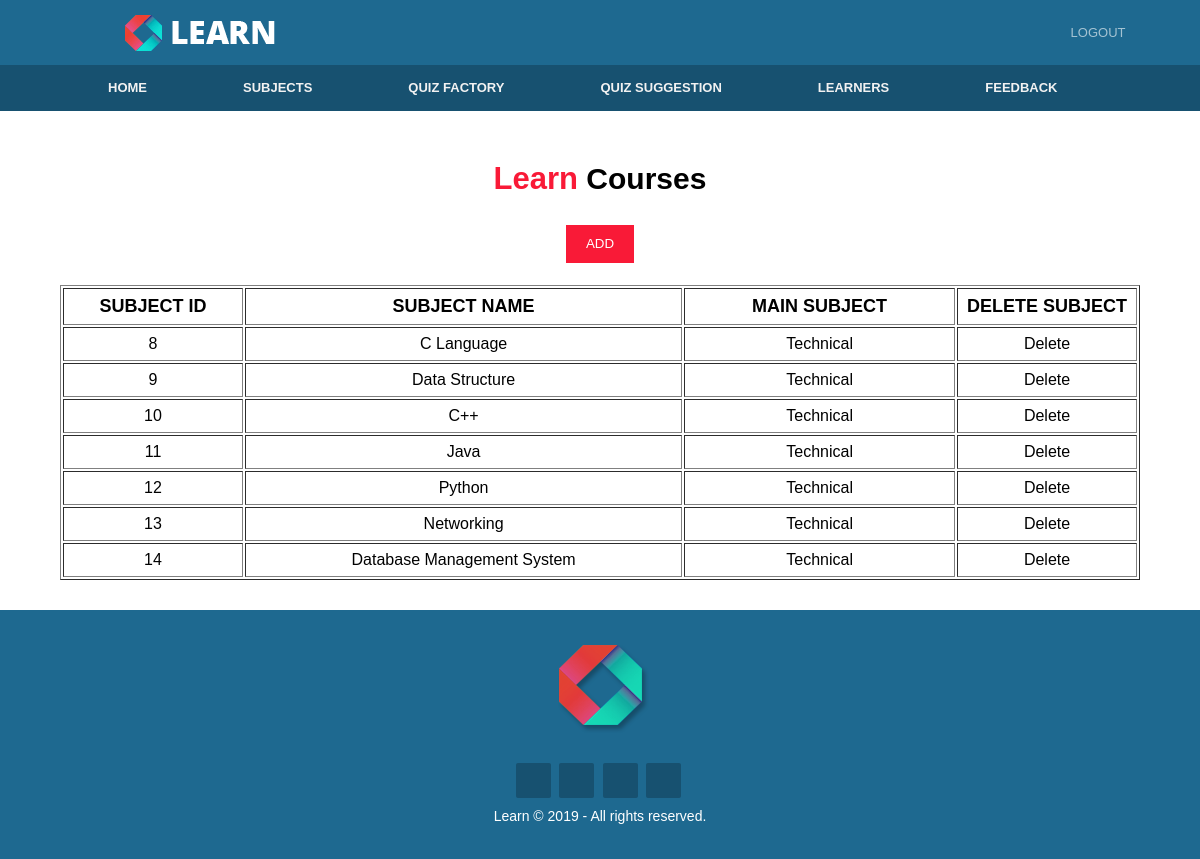
The page /admin/addsub.php?sub_id=4 (signed in) on the database its author committed.
### tables this page shows
CREATE TABLE `sub_subject` (
  `id` int(11) NOT NULL,
  `sub_id` int(11) NOT NULL,
  `name` varchar(30) NOT NULL
);

CREATE TABLE `subject` (
  `sub_id` int(11) NOT NULL,
  `name` varchar(100) NOT NULL
);

### admin/addsub.php (the view, shortened to what this page needs)
<?php
  	include_once("header.php");
  	include_once("config.php");
  	if(!isset($_SESSION['admin']))
  	{
  		header("location:login.php");
  	}
  	else
  	{
  		$qry="select s.id,s.name,ss.name as subname from sub_subject s JOIN subject ss on s.sub_id=ss.sub_id where s.sub_id = ".$_GET['sub_id'];
  		$result=mysqli_query($conn,$qry);
  		if(mysqli_num_rows($result)>0)
  		{
?>
<section class="datatable">
<div class="container">
    <h1><span class="highlight">Learn</span> Courses</h1><br>
    <button type="submit" class="button1" onclick="openForm()">ADD</button><br/><br/>
    <table border="1"width="100%">
    	<tr>
    		<th width="180px">SUBJECT ID</th>
    		<th>SUBJECT NAME</th>
    		<th>MAIN SUBJECT</th>
    		<th>DELETE SUBJECT</th>
    		</tr>
    	<?php
    		while($row=mysqli_fetch_assoc($result))
    		{
    	?>
    	<tr>
    		<td><?php echo $row['id'] ?></td>
    		<td><?php echo $row['name'] ?></td>
    		<td><?php echo $row['subname'] ?></td>
    		<td width="180px">
            <a href="deletesub.php?id=<?php echo $row['id'];?>" onClick="return confirm('Do you want to Delete Y/N')">Delete</a></td>
    	</tr>
    	<?php
    		}
		}
		else
	    {
	    	echo "<script>alert('Can not Load Subjects')</script>";
	    }
	}?>
    </table>
</div>
</section>
<?php
  include_once("footer.php");
?>

### css/style.css (style rules this page uses)
* { box-sizing: border-box; margin: 0; padding: 0; }
body { font-family: Arial, Helvetica, sans-serif; font-size: 15px; line-height: 1.5; }
.container { width: 90%; margin: auto; overflow: hidden; }
.button1 { height: 38px; background: #f91a37; border: none; padding-left: 20px; padding-right: 20px; color: #ffffff; }
h1 .highlight { font-size: 31px; color: #f91a37; font-weight: bold; }
h1 { font-size: 30px; text-align: center; margin-top: 15px; }
.datatable { margin-top: 30px; padding-bottom: 30px; text-align: center; }
.datatable h1 { text-align: center; }
table tr th { border-collapse: collapse; padding: 4px; font-size: 18px; }
table tr td { text-align: center; padding: 4px; font-size: 16px; }
table tr td a { color: black; text-decoration-line: none; }

### rows shown on the page
sub_subject: id "8", name "C Language", sub.name "Technical"
sub_subject: id "9", name "Data Structure", sub.name "Technical"
sub_subject: id "10", name "C++", sub.name "Technical"
sub_subject: id "11", name "Java", sub.name "Technical"
sub_subject: id "12", name "Python", sub.name "Technical"
sub_subject: id "13", name "Networking", sub.name "Technical"
sub_subject: id "14", name "Database Management System", sub.name "Technical"
